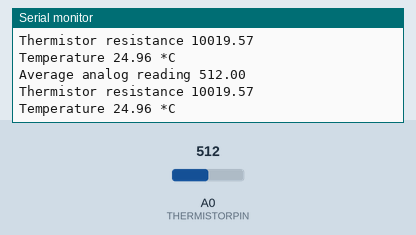
Recording of a sketch running on a simulated Arduino Uno, built with avr-gcc and run on an emulated ATmega328P. On the bench: the last lines printed to the serial monitor. The test bench sets the inputs (shaded band); at power-on: A0 (THERMISTORPIN) = 512.

Above: at 1.2 s.
1.3 s: A0 (THERMISTORPIN) set to 1023
At 3.1 s:
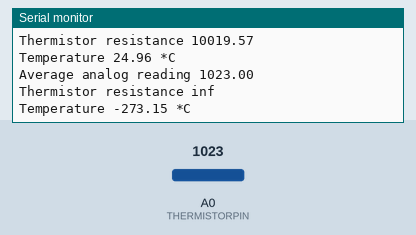
4.3 s: A0 (THERMISTORPIN) set to 900
At 5.2 s:
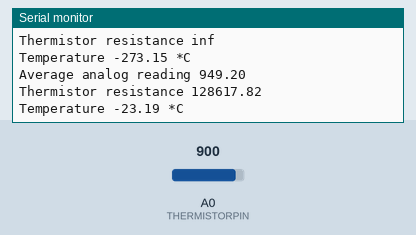
Timing chart, 0 to 7.3 s (numbered marks = the images above; inputs shaded):
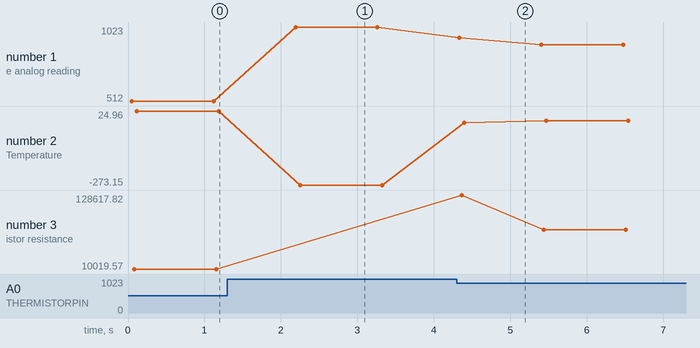

Measured:
- after the input at 1.3 s, the serial monitor: prints a new line after 0.89 s (image 1)
- after the input at 4.3 s, the serial monitor: prints a new line at once (image 2)
- plotted number 1: 512 → 1023 after the input at 1.3 s, 1023 → 900 after the input at 4.3 s
- plotted number 2: 24.96 → -273.15 after the input at 1.3 s, -273.15 → -13.94 after the input at 4.3 s
- plotted number 3: 10019.57 → 73170.74 after the input at 4.3 s

The sketch:

temp_termistor_ne.ino
```cpp
// DON'T FORGET TO CONNECT TO 3.3V NOT 5V
// ALSO DON'T FORGET TO CONNECT AREF TO 3.3V

// к какому аналоговому пину мы подключены

#define THERMISTORPIN A0

// сопротивление при 25 градусах по Цельсию

#define THERMISTORNOMINAL 10000

// temp. для номинального сопротивления (практически всегда равна 25 C)

#define TEMPERATURENOMINAL 25

// сколько показаний используем для определения среднего значения

#define NUMSAMPLES 5

// бета коэффициент термистора (обычно 3000-4000)

#define BCOEFFICIENT 3950

// сопротивление второго резистора

#define SERIESRESISTOR 10000

int samples[NUMSAMPLES];

void setup(void) {

Serial.begin(9600);

analogReference(EXTERNAL);

}

void loop(void) {

uint8_t i;

float average;

// сводим показания в вектор с небольшой задержкой между снятием показаний

for (i=0; i< NUMSAMPLES; i++) {

samples[i] = analogRead(THERMISTORPIN);

delay(10);

}

// рассчитываем среднее значение

average = 0;

for (i=0; i< NUMSAMPLES; i++) {

average += samples[i];

}

average /= NUMSAMPLES;

Serial.print("Average analog reading ");

Serial.println(average);

// конвертируем значение в сопротивление

average = 1023 / average - 1;

average = SERIESRESISTOR / average;

Serial.print("Thermistor resistance ");

Serial.println(average);

float steinhart;

steinhart = average / THERMISTORNOMINAL; // (R/Ro)

steinhart = log(steinhart); // ln(R/Ro)

steinhart /= BCOEFFICIENT; // 1/B * ln(R/Ro)

steinhart += 1.0 / (TEMPERATURENOMINAL + 273.15); // + (1/To)

steinhart = 1.0 / steinhart; // инвертируем

steinhart -= 273.15; // конвертируем в градусы по Цельсию

Serial.print("Temperature ");

Serial.print(steinhart);

Serial.println(" *C");

delay(1000);

}
```
